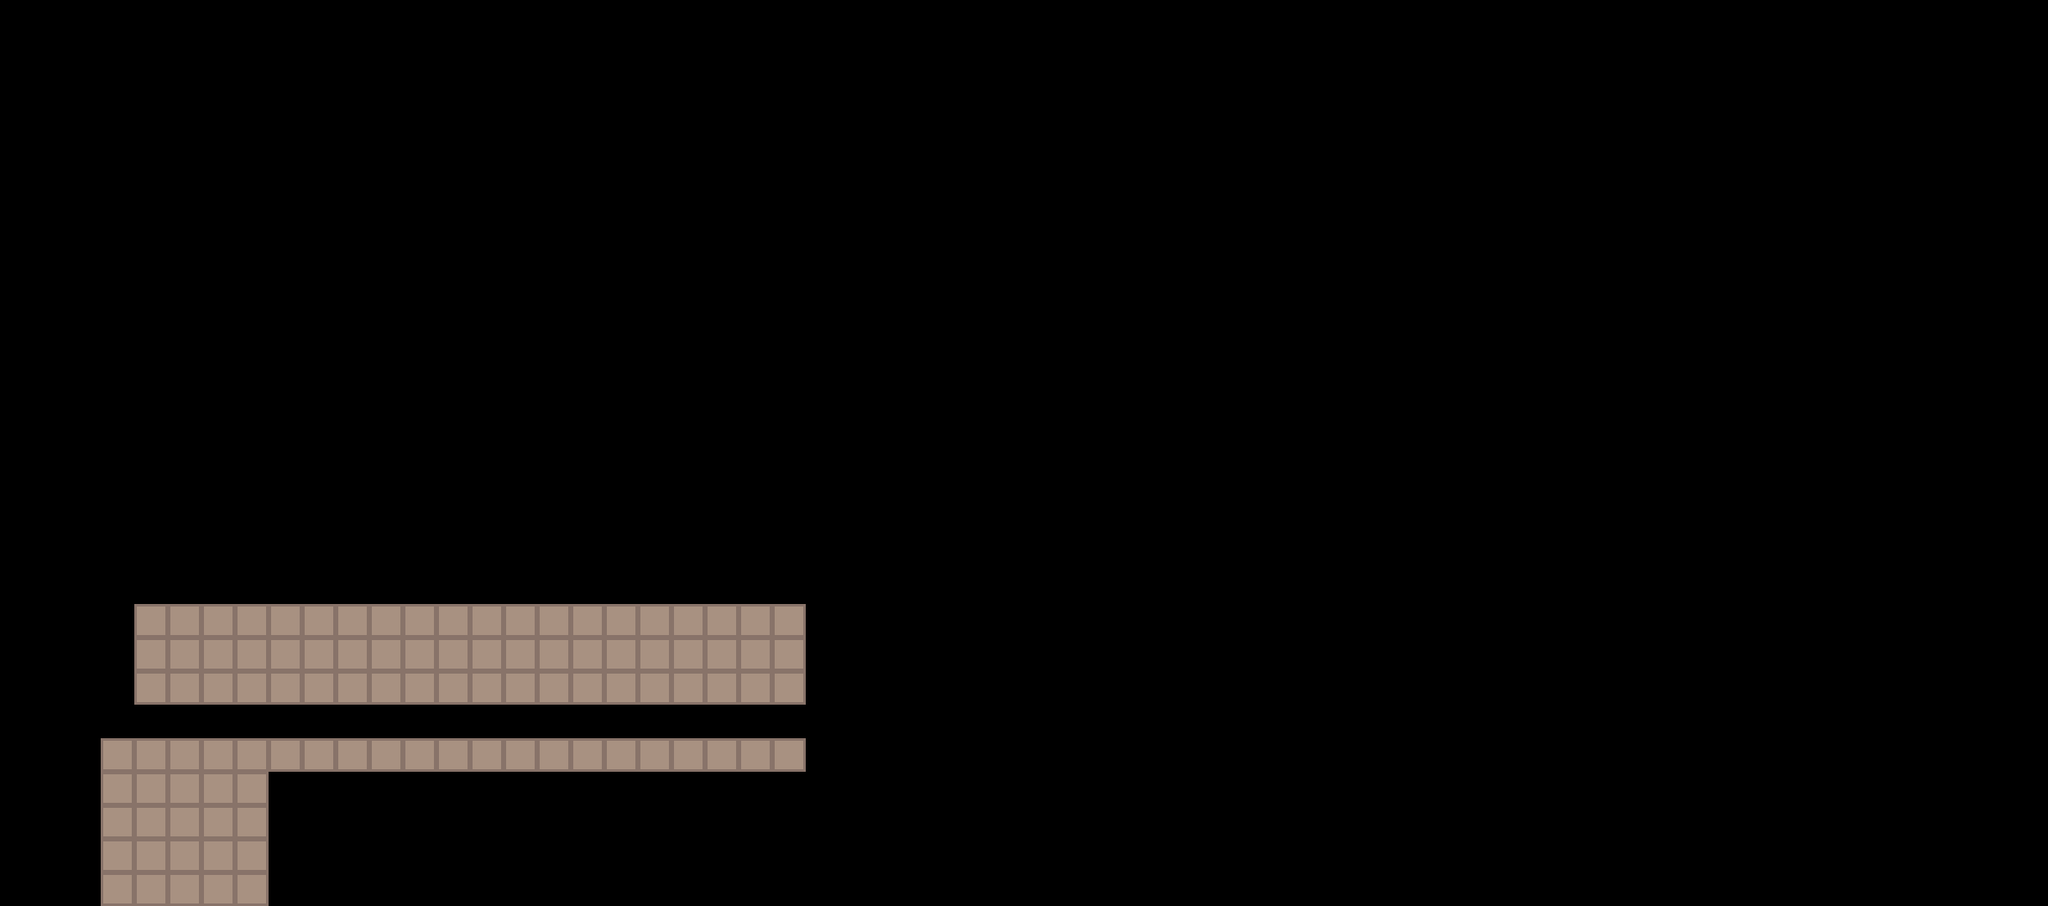

A level layout from a 2D game, rendered from its tile map. Below: a short description, then the map file with its tile-grid data intact:
An orthogonal 61x27 tile map with 40x40 px tiles, 1 tile layer (Tile Layer 1).

<map version="1.9" tiledversion="1.9.2" orientation="orthogonal" renderorder="right-down" width="61" height="27" tilewidth="40" tileheight="40" infinite="0" nextlayerid="2" nextobjectid="1">
 <tileset firstgid="1" source="Tileset.tsx" />
 <layer id="1" name="Tile Layer 1" width="61" height="27">
  <data encoding="csv">
0,0,0,0,0,0,0,0,0,0,0,0,0,0,0,0,0,0,0,0,0,0,0,0,0,0,0,0,0,0,0,0,0,0,0,0,0,0,0,0,0,0,0,0,0,0,0,0,0,0,0,0,0,0,0,0,0,0,0,0,0,
0,0,0,0,0,0,0,0,0,0,0,0,0,0,0,0,0,0,0,0,0,0,0,0,0,0,0,0,0,0,0,0,0,0,0,0,0,0,0,0,0,0,0,0,0,0,0,0,0,0,0,0,0,0,0,0,0,0,0,0,0,
0,0,0,0,0,0,0,0,0,0,0,0,0,0,0,0,0,0,0,0,0,0,0,0,0,0,0,0,0,0,0,0,0,0,0,0,0,0,0,0,0,0,0,0,0,0,0,0,0,0,0,0,0,0,0,0,0,0,0,0,0,
0,0,0,0,0,0,0,0,0,0,0,0,0,0,0,0,0,0,0,0,0,0,0,0,0,0,0,0,0,0,0,0,0,0,0,0,0,0,0,0,0,0,0,0,0,0,0,0,0,0,0,0,0,0,0,0,0,0,0,0,0,
0,0,0,0,0,0,0,0,0,0,0,0,0,0,0,0,0,0,0,0,0,0,0,0,0,0,0,0,0,0,0,0,0,0,0,0,0,0,0,0,0,0,0,0,0,0,0,0,0,0,0,0,0,0,0,0,0,0,0,0,0,
0,0,0,0,0,0,0,0,0,0,0,0,0,0,0,0,0,0,0,0,0,0,0,0,0,0,0,0,0,0,0,0,0,0,0,0,0,0,0,0,0,0,0,0,0,0,0,0,0,0,0,0,0,0,0,0,0,0,0,0,0,
0,0,0,0,0,0,0,0,0,0,0,0,0,0,0,0,0,0,0,0,0,0,0,0,0,0,0,0,0,0,0,0,0,0,0,0,0,0,0,0,0,0,0,0,0,0,0,0,0,0,0,0,0,0,0,0,0,0,0,0,0,
0,0,0,0,0,0,0,0,0,0,0,0,0,0,0,0,0,0,0,0,0,0,0,0,0,0,0,0,0,0,0,0,0,0,0,0,0,0,0,0,0,0,0,0,0,0,0,0,0,0,0,0,0,0,0,0,0,0,0,0,0,
0,0,0,0,0,0,0,0,0,0,0,0,0,0,0,0,0,0,0,0,0,0,0,0,0,0,0,0,0,0,0,0,0,0,0,0,0,0,0,0,0,0,0,0,0,0,0,0,0,0,0,0,0,0,0,0,0,0,0,0,0,
0,0,0,0,0,0,0,0,0,0,0,0,0,0,0,0,0,0,0,0,0,0,0,0,0,0,0,0,0,0,0,0,0,0,0,0,0,0,0,0,0,0,0,0,0,0,0,0,0,0,0,0,0,0,0,0,0,0,0,0,0,
0,0,0,0,0,0,0,0,0,0,0,0,0,0,0,0,0,0,0,0,0,0,0,0,0,0,0,0,0,0,0,0,0,0,0,0,0,0,0,0,0,0,0,0,0,0,0,0,0,0,0,0,0,0,0,0,0,0,0,0,0,
0,0,0,0,0,0,0,0,0,0,0,0,0,0,0,0,0,0,0,0,0,0,0,0,0,0,0,0,0,0,0,0,0,0,0,0,0,0,0,0,0,0,0,0,0,0,0,0,0,0,0,0,0,0,0,0,0,0,0,0,0,
0,0,0,0,0,0,0,0,0,0,0,0,0,0,0,0,0,0,0,0,0,0,0,0,0,0,0,0,0,0,0,0,0,0,0,0,0,0,0,0,0,0,0,0,0,0,0,0,0,0,0,0,0,0,0,0,0,0,0,0,0,
0,0,0,0,0,0,0,0,0,0,0,0,0,0,0,0,0,0,0,0,0,0,0,0,0,0,0,0,0,0,0,0,0,0,0,0,0,0,0,0,0,0,0,0,0,0,0,0,0,0,0,0,0,0,0,0,0,0,0,0,0,
0,0,0,0,0,0,0,0,0,0,0,0,0,0,0,0,0,0,0,0,0,0,0,0,0,0,0,0,0,0,0,0,0,0,0,0,0,0,0,0,0,0,0,0,0,0,0,0,0,0,0,0,0,0,0,0,0,0,0,0,0,
0,0,0,0,0,0,0,0,0,0,0,0,0,0,0,0,0,0,0,0,0,0,0,0,0,0,0,0,0,0,0,0,0,0,0,0,0,0,0,0,0,0,0,0,0,0,0,0,0,0,0,0,0,0,0,0,0,0,0,0,0,
0,0,0,0,0,0,0,0,0,0,0,0,0,0,0,0,0,0,0,0,0,0,0,0,0,0,0,0,0,0,0,0,0,0,0,0,0,0,0,0,0,0,0,0,0,0,0,0,0,0,0,0,0,0,0,0,0,0,0,0,0,
0,0,0,0,0,0,0,0,0,0,0,0,0,0,0,0,0,0,0,0,0,0,0,0,0,0,0,0,0,0,0,0,0,0,0,0,0,0,0,0,0,0,0,0,0,0,0,0,0,0,0,0,0,0,0,0,0,0,0,0,0,
0,0,0,0,3,3,3,3,3,3,3,3,3,3,3,3,3,3,3,3,3,3,3,3,0,0,0,0,0,0,0,0,0,0,0,0,0,0,0,0,0,0,0,0,0,0,0,0,0,0,0,0,0,0,0,0,0,0,0,0,0,
0,0,0,0,3,3,3,3,3,3,3,3,3,3,3,3,3,3,3,3,3,3,3,3,0,0,0,0,0,0,0,0,0,0,0,0,0,0,0,0,0,0,0,0,0,0,0,0,0,0,0,0,0,0,0,0,0,0,0,0,0,
0,0,0,0,3,3,3,3,3,3,3,3,3,3,3,3,3,3,3,3,3,3,3,3,0,0,0,0,0,0,0,0,0,0,0,0,0,0,0,0,0,0,0,0,0,0,0,0,0,0,0,0,0,0,0,0,0,0,0,0,0,
0,0,0,0,0,0,0,0,0,0,0,0,0,0,0,0,0,0,0,0,0,0,0,0,0,0,0,0,0,0,0,0,0,0,0,0,0,0,0,0,0,0,0,0,0,0,0,0,0,0,0,0,0,0,0,0,0,0,0,0,0,
0,0,0,3,3,3,3,3,3,3,3,3,3,3,3,3,3,3,3,3,3,3,3,3,0,0,0,0,0,0,0,0,0,0,0,0,0,0,0,0,0,0,0,0,0,0,0,0,0,0,0,0,0,0,0,0,0,0,0,0,0,
0,0,0,3,3,3,3,3,0,0,0,0,0,0,0,0,0,0,0,0,0,0,0,0,0,0,0,0,0,0,0,0,0,0,0,0,0,0,0,0,0,0,0,0,0,0,0,0,0,0,0,0,0,0,0,0,0,0,0,0,0,
0,0,0,3,3,3,3,3,0,0,0,0,0,0,0,0,0,0,0,0,0,0,0,0,0,0,0,0,0,0,0,0,0,0,0,0,0,0,0,0,0,0,0,0,0,0,0,0,0,0,0,0,0,0,0,0,0,0,0,0,0,
0,0,0,3,3,3,3,3,0,0,0,0,0,0,0,0,0,0,0,0,0,0,0,0,0,0,0,0,0,0,0,0,0,0,0,0,0,0,0,0,0,0,0,0,0,0,0,0,0,0,0,0,0,0,0,0,0,0,0,0,0,
0,0,0,3,3,3,3,3,0,0,0,0,0,0,0,0,0,0,0,0,0,0,0,0,0,0,0,0,0,0,0,0,0,0,0,0,0,0,0,0,0,0,0,0,0,0,0,0,0,0,0,0,0,0,0,0,0,0,0,0,0
</data>
 </layer>
</map>
